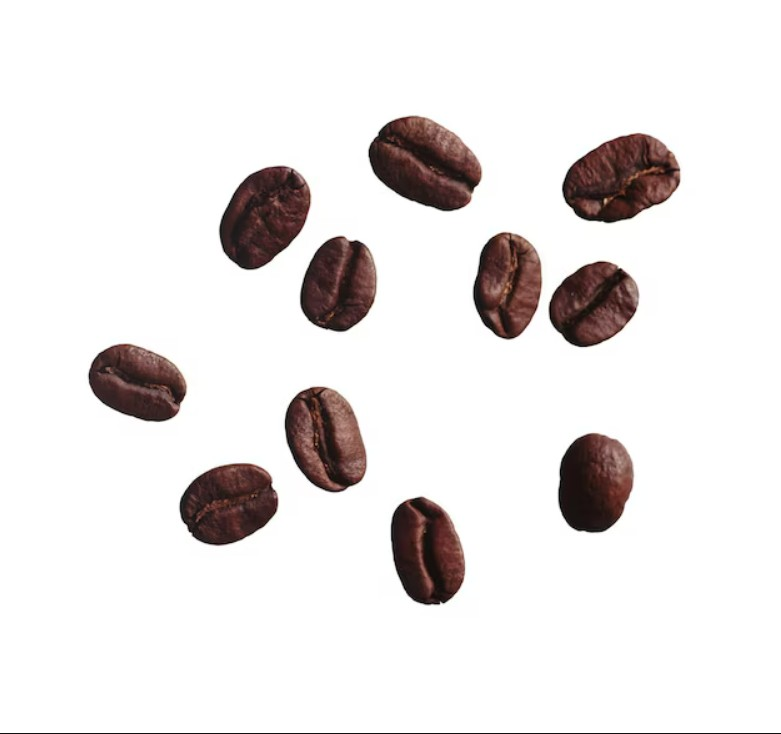
%> input picture bilgoru2/bolum3/taneler.jpg, 781 x 734 px
$ octave bolum3.m   (GNU Octave 9; MATLAB toolbox functions it lacks are replaced by stand-ins)
%> lines starting %> are read from the running program, lines starting %| are printed output that depends on the picture; in (x1, y1, x2, y2) boxes, pixels count from 0 and x2, y2 are one past the last pixel; in counts of white or black regions, pixels touching at a corner belong together; the program's own positions count from 1
pkg load image;
close all;
clear all;

disp('--- Kahve Cekirdekleri Icin Guncel Sayim Baslatildi ---');
img = imread('taneler.jpg');
%> img is the input picture: size 734x781x3 uint8; mean R, G, B 232.9, 229.5, 229

if size(img, 3) == 3
    gray_img = rgb2gray(img);
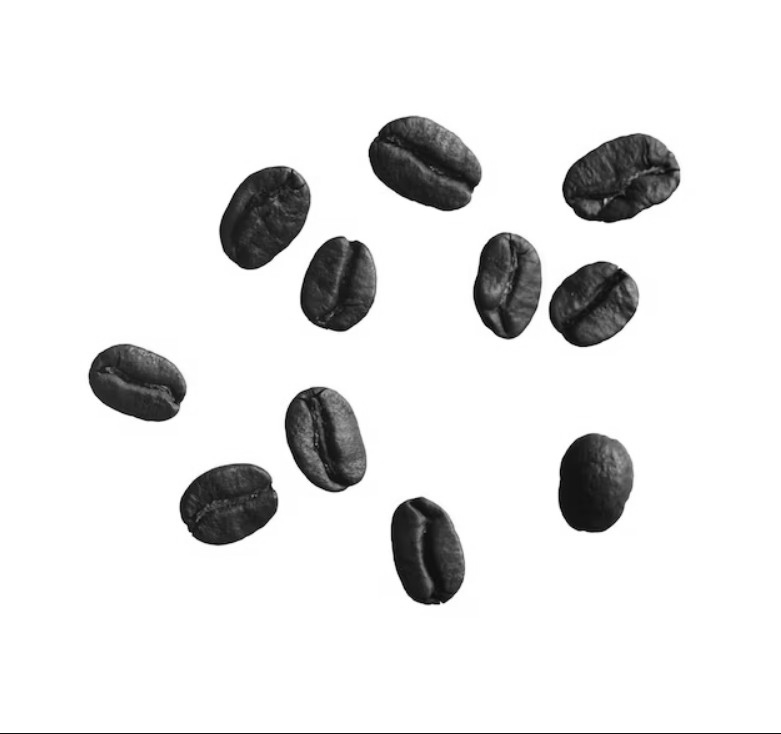
%> gray_img: size 734x781 uint8; min 0, max 255, mean 230.4
else
    gray_img = img;
end

bw = gray_img < 220;
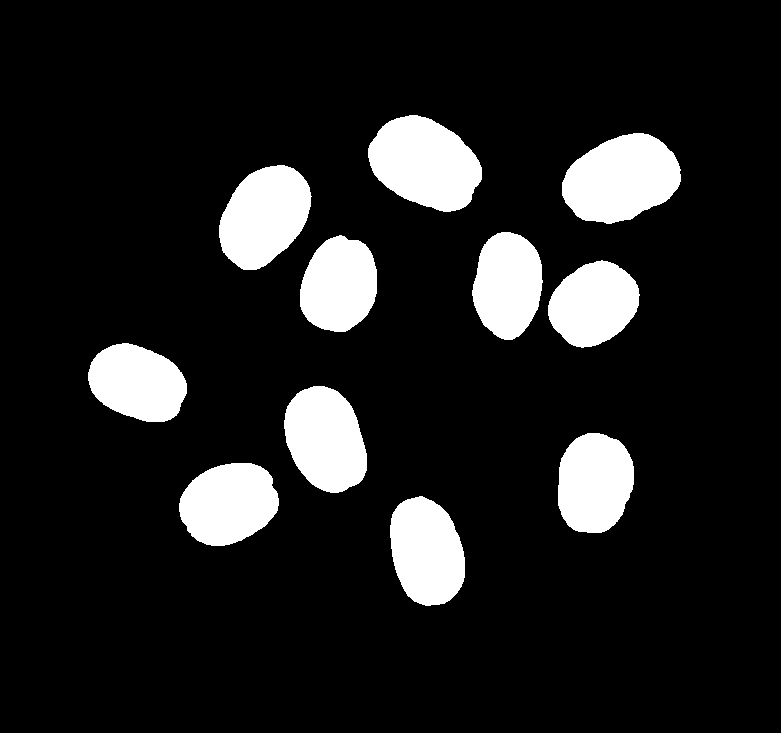
%> bw: size 734x781 logical; 12.6% white; 12 white regions, largest, box (x1, y1, x2, y2) and area: (562, 133, 681, 224) 7858, (368, 115, 482, 212) 7827, (219, 165, 312, 270) 6946
bw_filled = imfill(bw, 'holes');

maske = ones(3, 3);
bw_clean = imopen(bw_filled, maske);
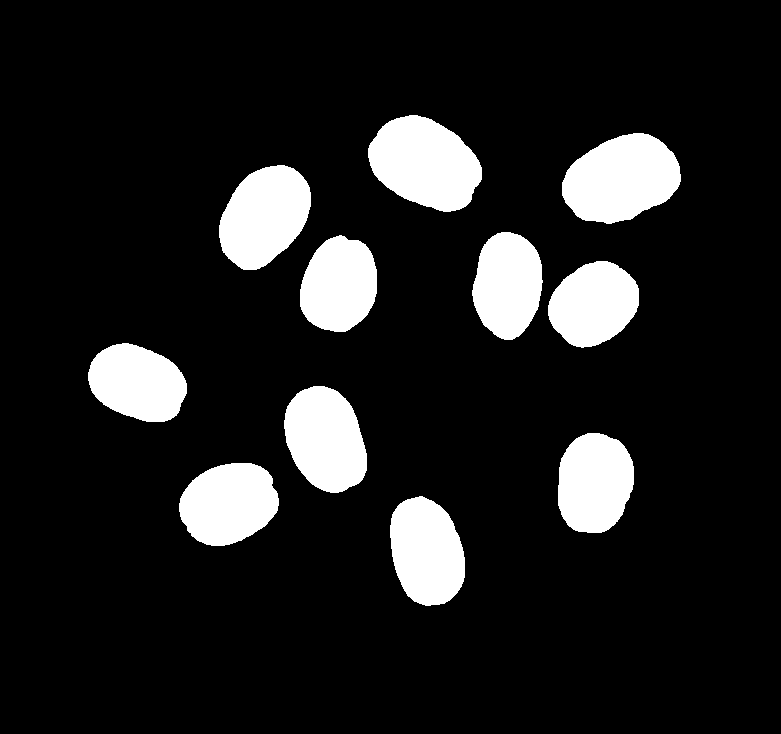
%> bw_clean: size 734x781 logical; 12.4% white; 11 white regions, largest, box (x1, y1, x2, y2) and area: (562, 133, 681, 224) 7856, (368, 115, 482, 212) 7827, (219, 165, 311, 270) 6945
bw_clean = imclose(bw_clean, maske);

[~, tane_sayisi] = bwlabel(bw_clean);
%> tane_sayisi = 11

fid = fopen('tane_sonucu.txt', 'w');
fprintf(fid, '==================================================\n');
fprintf(fid, '        BOLUM 3: KAHVE CEKIRDEGI RAPORU           \n');
fprintf(fid, '==================================================\n');
fprintf(fid, 'Analiz Edilen Gorsel : taneler.jpg\n');
fprintf(fid, 'Tespit Edilen Tane   : %d adet\n', tane_sayisi);
fprintf(fid, 'Durum                : Basariyla Tamamlandi\n');
fprintf(fid, '==================================================\n');
fclose(fid);

fprintf('\n>>> Analiz Tamamlandi! Sonuc "tane_sonucu.txt" dosyasina yazildi. <<<\n');
fprintf('>>> Gorseldeki Net Tane Sayisi: %d <<<\n\n', tane_sayisi);
%| >>> Gorseldeki Net Tane Sayisi: 11 <<<

imshow(bw_clean);
title(['Kahve Cekirdegi Sayisi: ' num2str(tane_sayisi)]);
